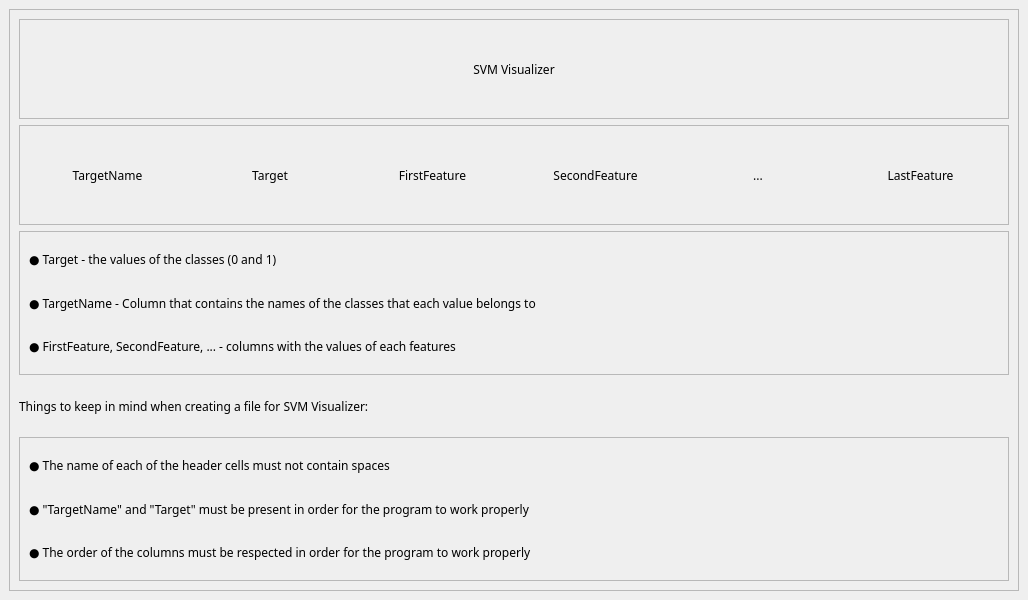
<?xml version="1.0" encoding="UTF-8"?>
<ui version="4.0">
 <class>HowToCreateAFile</class>
 <widget class="QMainWindow" name="HowToCreateAFile">
  <property name="geometry">
   <rect>
    <x>0</x>
    <y>0</y>
    <width>1028</width>
    <height>600</height>
   </rect>
  </property>
  <property name="windowTitle">
   <string>SVM Visualizer</string>
  </property>
  <property name="styleSheet">
   <string notr="true">*{
	font-family:century gohtic;
}

QFrame[accessibleName=&quot;mainFrame&quot;]{
	background:rgb(223, 223, 223);
	border-radius:15px;
}

QFrame[accessibleName=&quot;bottomFrame&quot;],QFrame[accessibleName=&quot;topFrame&quot;]{
	background:rgb(244, 244, 244);
	border-radius:15px;
}

QLabel[accessibleName=&quot;titleLabel&quot;]{
	color:rgb(0, 51, 69);
	margin:10px;
	font-size:40px;
	font-weight:bold;
}

QLabel[accessibleName=&quot;targetNameLabel&quot;],QLabel[accessibleName=&quot;targetLabel&quot;],QLabel[accessibleName=&quot;firstFeatureLabel&quot;],QLabel[accessibleName=&quot;secondFeatureLabel&quot;],QLabel[accessibleName=&quot;dotsLabel&quot;],QLabel[accessibleName=&quot;lastFeatureLabel&quot;]{
	color:white;
	background:rgb(27, 134, 151);
	font-size:16px;
	height: 50px;
	border-radius:15px;
	font-weight:bold;
}

QFrame[accessibleName=&quot;headFrame&quot;], QFrame[accessibleName=&quot;cellsExplainedFrame&quot;], QFrame[accessibleName=&quot;notesFrame&quot;]{
	color:rgb(27, 134, 151);
	background:rgb(244, 244, 244);
	font-size:22x;
	border-radius:15px;
	font-weight:bold;
}

QLabel[accessibleName=&quot;noticeLabel&quot;]{
	color:rgb(0, 51, 69);
	background:rgb(244, 244, 244);
	font-size:16px;
	padding-left: 10%;
	border-radius:15px;
	font-weight:bold;
}

QLabel[accessibleName=&quot;noteLabel&quot;]{
	color:rgb(27, 134, 151);
	font-size:14px;
	font-weight:bold;
}
</string>
  </property>
  <widget class="QWidget" name="centralwidget">
   <layout class="QVBoxLayout" name="verticalLayout">
    <item>
     <widget class="QFrame" name="mainFrame">
      <property name="accessibleName">
       <string>mainFrame</string>
      </property>
      <property name="frameShape">
       <enum>QFrame::StyledPanel</enum>
      </property>
      <property name="frameShadow">
       <enum>QFrame::Raised</enum>
      </property>
      <layout class="QVBoxLayout" name="verticalLayout_2">
       <item>
        <widget class="QFrame" name="topFrame">
         <property name="maximumSize">
          <size>
           <width>16777215</width>
           <height>100</height>
          </size>
         </property>
         <property name="accessibleName">
          <string>topFrame</string>
         </property>
         <property name="frameShape">
          <enum>QFrame::StyledPanel</enum>
         </property>
         <property name="frameShadow">
          <enum>QFrame::Raised</enum>
         </property>
         <layout class="QVBoxLayout" name="verticalLayout_3">
          <item>
           <widget class="QLabel" name="titleLabel">
            <property name="accessibleName">
             <string>titleLabel</string>
            </property>
            <property name="text">
             <string>SVM Visualizer</string>
            </property>
            <property name="alignment">
             <set>Qt::AlignCenter</set>
            </property>
           </widget>
          </item>
         </layout>
        </widget>
       </item>
       <item>
        <widget class="QFrame" name="headFrame">
         <property name="maximumSize">
          <size>
           <width>16777215</width>
           <height>100</height>
          </size>
         </property>
         <property name="accessibleName">
          <string>headFrame</string>
         </property>
         <property name="frameShape">
          <enum>QFrame::StyledPanel</enum>
         </property>
         <property name="frameShadow">
          <enum>QFrame::Raised</enum>
         </property>
         <layout class="QHBoxLayout" name="horizontalLayout_2">
          <item>
           <widget class="QLabel" name="targetNameLabel">
            <property name="accessibleName">
             <string>targetNameLabel</string>
            </property>
            <property name="text">
             <string>TargetName</string>
            </property>
            <property name="alignment">
             <set>Qt::AlignCenter</set>
            </property>
           </widget>
          </item>
          <item>
           <widget class="QLabel" name="targetLabel">
            <property name="accessibleName">
             <string>targetLabel</string>
            </property>
            <property name="text">
             <string>Target</string>
            </property>
            <property name="alignment">
             <set>Qt::AlignCenter</set>
            </property>
           </widget>
          </item>
          <item>
           <widget class="QLabel" name="firstFeatureLabel">
            <property name="accessibleName">
             <string>firstFeatureLabel</string>
            </property>
            <property name="text">
             <string>FirstFeature</string>
            </property>
            <property name="alignment">
             <set>Qt::AlignCenter</set>
            </property>
           </widget>
          </item>
          <item>
           <widget class="QLabel" name="secondFeatureLabel">
            <property name="accessibleName">
             <string>secondFeatureLabel</string>
            </property>
            <property name="text">
             <string>SecondFeature</string>
            </property>
            <property name="alignment">
             <set>Qt::AlignCenter</set>
            </property>
           </widget>
          </item>
          <item>
           <widget class="QLabel" name="dotsLabel">
            <property name="accessibleName">
             <string>dotsLabel</string>
            </property>
            <property name="text">
             <string>...</string>
            </property>
            <property name="alignment">
             <set>Qt::AlignCenter</set>
            </property>
           </widget>
          </item>
          <item>
           <widget class="QLabel" name="lastFeatureLabel">
            <property name="accessibleName">
             <string>lastFeatureLabel</string>
            </property>
            <property name="text">
             <string>LastFeature</string>
            </property>
            <property name="alignment">
             <set>Qt::AlignCenter</set>
            </property>
           </widget>
          </item>
         </layout>
        </widget>
       </item>
       <item>
        <widget class="QFrame" name="cellsExplainedFrame">
         <property name="accessibleName">
          <string>cellsExplainedFrame</string>
         </property>
         <property name="frameShape">
          <enum>QFrame::StyledPanel</enum>
         </property>
         <property name="frameShadow">
          <enum>QFrame::Raised</enum>
         </property>
         <layout class="QVBoxLayout" name="verticalLayout_4">
          <item>
           <widget class="QLabel" name="targetNoteLabel">
            <property name="accessibleName">
             <string>noteLabel</string>
            </property>
            <property name="text">
             <string>● Target - the values of the classes (0 and 1)</string>
            </property>
           </widget>
          </item>
          <item>
           <widget class="QLabel" name="targetNameNoteLabel">
            <property name="accessibleName">
             <string>noteLabel</string>
            </property>
            <property name="text">
             <string>● TargetName - Column that contains the names of the classes that each value belongs to</string>
            </property>
           </widget>
          </item>
          <item>
           <widget class="QLabel" name="featuresNoteLabel">
            <property name="accessibleName">
             <string>noteLabel</string>
            </property>
            <property name="text">
             <string>● FirstFeature, SecondFeature, ... - columns with the values of each features</string>
            </property>
           </widget>
          </item>
         </layout>
        </widget>
       </item>
       <item>
        <widget class="QLabel" name="noticeLabel">
         <property name="maximumSize">
          <size>
           <width>16777215</width>
           <height>50</height>
          </size>
         </property>
         <property name="accessibleName">
          <string>noticeLabel</string>
         </property>
         <property name="text">
          <string>Things to keep in mind when creating a file for SVM Visualizer:</string>
         </property>
        </widget>
       </item>
       <item>
        <widget class="QFrame" name="notesFrame">
         <property name="accessibleName">
          <string>notesFrame</string>
         </property>
         <property name="frameShape">
          <enum>QFrame::StyledPanel</enum>
         </property>
         <property name="frameShadow">
          <enum>QFrame::Raised</enum>
         </property>
         <layout class="QVBoxLayout" name="verticalLayout_6">
          <item>
           <widget class="QLabel" name="noteLabel_4">
            <property name="accessibleName">
             <string>noteLabel</string>
            </property>
            <property name="text">
             <string>● The name of each of the header cells must not contain spaces </string>
            </property>
           </widget>
          </item>
          <item>
           <widget class="QLabel" name="noteLabel_5">
            <property name="accessibleName">
             <string>noteLabel</string>
            </property>
            <property name="text">
             <string>● &quot;TargetName&quot; and &quot;Target&quot; must be present in order for the program to work properly</string>
            </property>
           </widget>
          </item>
          <item>
           <widget class="QLabel" name="noteLabel_6">
            <property name="accessibleName">
             <string>noteLabel</string>
            </property>
            <property name="text">
             <string>● The order of the columns must be respected in order for the program to work properly</string>
            </property>
           </widget>
          </item>
         </layout>
        </widget>
       </item>
      </layout>
     </widget>
    </item>
   </layout>
  </widget>
 </widget>
 <resources/>
 <connections/>
</ui>
